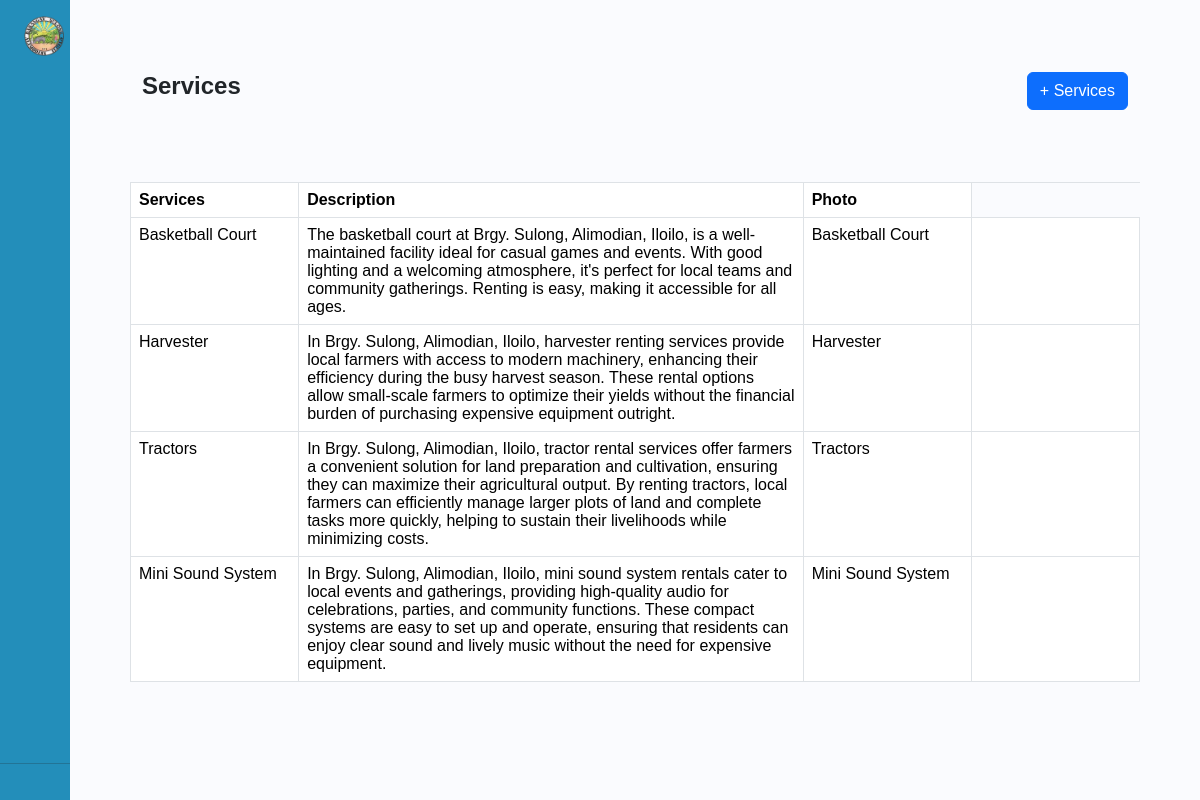
The page /services.php (signed in) on the database its author committed.
### tables this page shows
CREATE TABLE `services` (
  `id` int(11) NOT NULL AUTO_INCREMENT,
  `Service_name` varchar(255) NOT NULL,
  `Description` text NOT NULL,
  PRIMARY KEY (`id`)
);

### services.php (the view, shortened to what this page needs)
<?php
include('includes_admin/footer.php');
require_once("session.php");
?>
<!DOCTYPE html>
<html lang="en">
<head>
    <link href="https://cdn.lineicons.com/4.0/lineicons.css" rel="stylesheet" />
    <link href="https://cdn.jsdelivr.net/npm/bootstrap@5.3.3/dist/css/bootstrap.min.css" rel="stylesheet">
    <link rel="stylesheet" href="includes_admin/stylebar.css">
</head>
<body>
    <div class="wrapper">
    <aside id="sidebar">
            <div class="d-flex">
                <button class="toggle-btn" type="button">
                    <img class="headerlogo " src="/Logo/headerlogo.png" alt="Alimodian">
                </button>
            </div>
            <ul class="sidebar-nav">
                <li class="sidebar-item">
                    <a href="dashboard.php" class="sidebar-link">
                    </a>
                </li>
                <li class="sidebar-item">
                    <a href="#" class="sidebar-link collapsed has-dropdown" data-bs-toggle="collapse"
                        data-bs-target="#brgy" aria-expanded="false" aria-controls="brgy">
                    </a>
                </li>
                <li class="sidebar-item">
                    <a href="#" class="sidebar-link collapsed has-dropdown" data-bs-toggle="collapse"
                        data-bs-target="#record" aria-expanded="false" aria-controls="record">
                    </a>
                </li>
                <li class="sidebar-item">
                    <a href="#" class="sidebar-link collapsed has-dropdown" data-bs-toggle="collapse"
                        data-bs-target="#docs" aria-expanded="false" aria-controls="docs">
                    </a>
                </li>
                <li class="sidebar-item">
                    <a href="#" class="sidebar-link collapsed has-dropdown" data-bs-toggle="collapse"
                        data-bs-target="#updates" aria-expanded="false" aria-controls="updates">
                    </a>
                </li>
                <li class="sidebar-item">
                    <a href="#" class="sidebar-link collapsed has-dropdown" data-bs-toggle="collapse"
                        data-bs-target="#services" aria-expanded="false" aria-controls="services">
                    </a>
                </li>
                <li class="sidebar-item">
                    <a href="dashboardbackup.php" class="sidebar-link">
                    </a>
                </li>
            </ul>
            <div class="sidebar-footer">
                <a href="userprofile.php" class="sidebar-link">
                </a>
            </div>
            <hr>
            <div class="sidebar-footer">
                <a href="logout_admin.php" class="sidebar-link">
                </a>
            </div>
        </aside>
        <div class="main p-5">
            <div class="d-flex justify-content-between p-4">
                <h1>Services</h1>
                <a href="#" class=" btn btn-primary text-center" data-toggle="modal" data-target="#addservice">+ Services</a>
            </div>
            <div class="container  mt-5 ">
                <table id="brgytable" class="table   table-bordered ">
                    <thead>
                        <tr>
                            <th  class="col-2 "scope="col">Services</th>
                            <th  class="col-6 "scope="col">Description</th>
                            <th  class="col-2 "scope="col">Photo</th>
                        </tr>
                    </thead>
                    <tbody>
                        <?php
                        $sql = "SELECT * FROM services";
                        $query = $dbh->prepare($sql);
                        $query->execute();
                        $results = $query->fetchAll(PDO::FETCH_OBJ);
                        if ($query->rowCount() > 0) {
                            foreach ($results as $result) {
                        ?>
                                <tr>
                                    <td><?php echo htmlentities($result->Service_name); ?></td>
                                    <td><?php echo htmlentities($result->Description); ?></td>
                                    <td><?php echo htmlentities($result->Service_name); ?></td>
                                    <td>
                                        <a href="services.php?del=<?php echo htmlentities($result->id); ?>"><i class="lni lni-trash-can p-2" onclick="return confirm('Do you really want to delete?')"></i></a>
                                        <a href="/updateservices.php?id=<?php echo htmlentities($result->id); ?>"><i class="lni lni-pencil p-2"></i></a>
                                    </td>
                                </tr>
                        <?php
                            }
                        }
                        ?>
                    </tbody>
                </table>
            </div>
        </div>
</body>
</html>

### includes_admin/stylebar.css (style rules this page uses)
a { text-decoration: none; }
li { list-style: none; }
h1 { font-weight: 600; font-size: 1.5rem; }
body { font-family: 'Poppins', sans-serif; }
.wrapper { display: flex; }
.main { min-height: 100vh; width: 100%; overflow: hidden; transition: all 0.35s ease-in-out; background-color: #fafbfe; }
.headerlogo { width: 40px; min-width: 40px; z-index: 1000; transition: all .25s ease-in-out; background-color: #238EBA; display: flex; flex-direction: column; }
#sidebar { width: 70px; min-width: 70px; z-index: 1000; transition: all .25s ease-in-out; background-color: #238EBA; display: flex; flex-direction: column; }
.toggle-btn { background-color: transparent; cursor: pointer; border: 0; padding: 1rem 1.5rem; }
.sidebar-nav { padding: 2rem 0; flex: 1 1 auto; }
a.sidebar-link { padding: .625rem 1.625rem; color: #FFF; display: block; font-size: 0.9rem; white-space: nowrap; border-left: 3px solid transparent; }
.sidebar-item { position: relative; }

### rows shown on the page
services: Service_name "Basketball Court", Description "The basketball court at Brgy. Sulong, Alimodian, Iloilo, is a well-maintained facility ideal for casual games and events. With good lighting and a welcoming atmosphere, it's perfect for local teams and community gatherings. Renting is easy, making it accessible for all ages."
services: Service_name "Harvester", Description "In Brgy. Sulong, Alimodian, Iloilo, harvester renting services provide local farmers with access to modern machinery, enhancing their efficiency during the busy harvest season. These rental options allow small-scale farmers to optimize their yields without the financial burden of purchasing expensive equipment outright."
services: Service_name "Tractors", Description "In Brgy. Sulong, Alimodian, Iloilo, tractor rental services offer farmers a convenient solution for land preparation and cultivation, ensuring they can maximize their agricultural output. By renting tractors, local farmers can efficiently manage larger plots of land and complete tasks more quickly, helping to sustain their livelihoods while minimizing costs."
services: Service_name "Mini Sound System", Description "In Brgy. Sulong, Alimodian, Iloilo, mini sound system rentals cater to local events and gatherings, providing high-quality audio for celebrations, parties, and community functions. These compact systems are easy to set up and operate, ensuring that residents can enjoy clear sound and lively music without the need for expensive equipment."
